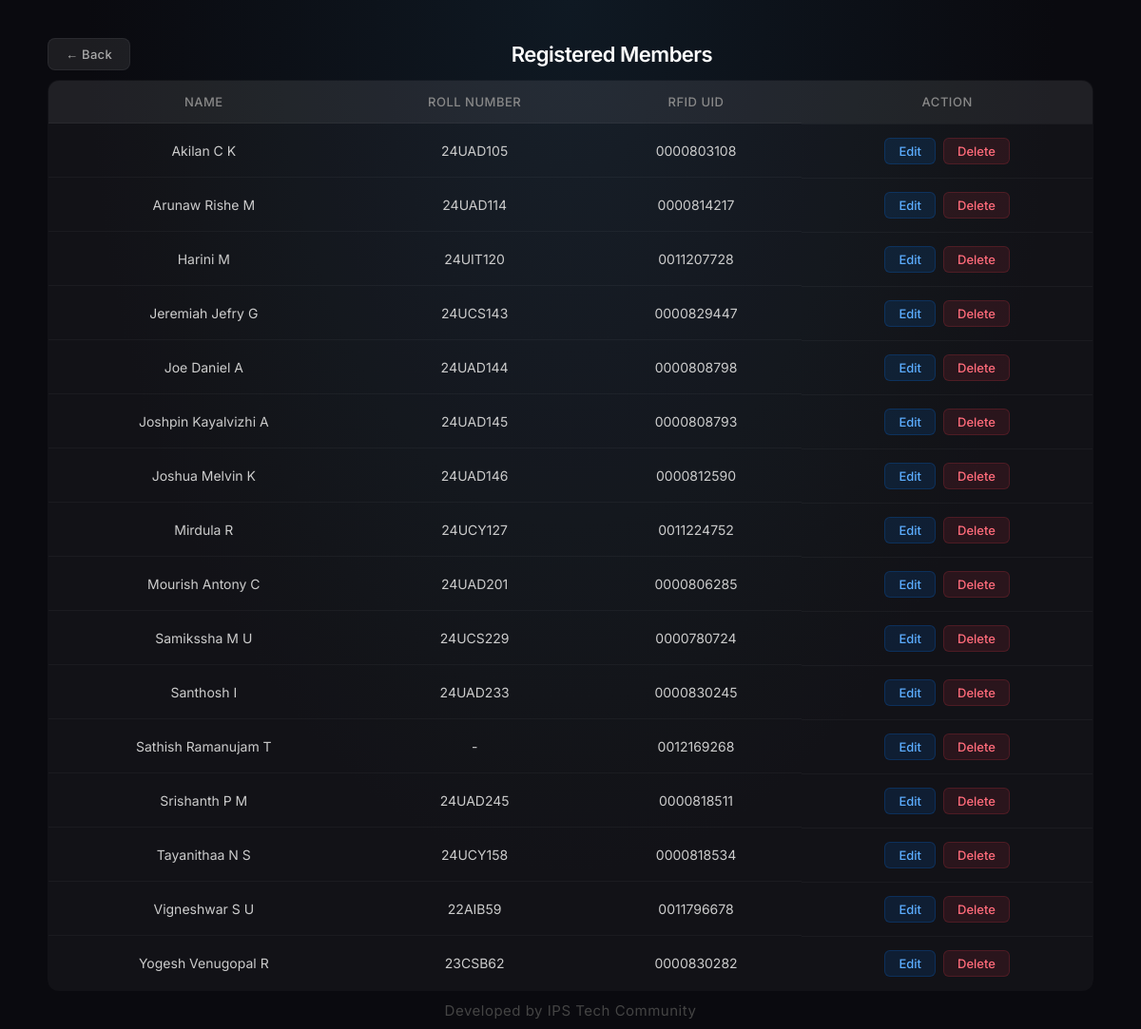
/members, run on the app's committed database.
### tables this page shows
CREATE TABLE students (
            id INTEGER PRIMARY KEY AUTOINCREMENT,
            name TEXT NOT NULL,
            roll_number TEXT,
            rfid_uid TEXT UNIQUE NOT NULL
        );

### app.py (the view)
@app.route("/members")
def members():
    conn = get_db()
    cursor = conn.cursor()
    students = cursor.execute("SELECT * FROM students ORDER BY name").fetchall()
    conn.close()
    return render_template("members.html", students=students)

### app.py (called while the page is built)
def get_db():
    conn = sqlite3.connect(DATABASE)
    conn.row_factory = sqlite3.Row
    return conn

### templates/members.html (shortened to what this page needs)
<!DOCTYPE html>
<html>
<head>
    <link rel="stylesheet" href="{{ url_for('static', filename='style.css') }}">
</head>
<body>
<div class="dashboard-container">
    <div class="dashboard-header">
        <a href="/add-member" class="back-btn">&larr; Back</a>
        <h1 style="margin: 0; font-size: 22px;">Registered Members</h1>
    </div>
    {% if students %}
    <table>
        <thead>
            <tr>
                <th>Name</th>
                <th>Roll Number</th>
                <th>RFID UID</th>
                <th>Action</th>
            </tr>
        </thead>
        <tbody>
            {% for s in students %}
            <tr>
                <td>{{ s.name }}</td>
                <td>{{ s.roll_number or '-' }}</td>
                <td>{{ s.rfid_uid }}</td>
                <td class="action-cell">
                    <a href="/edit-member/{{ s.id }}" class="edit-link">Edit</a>
                    <form method="POST" action="/delete-member/{{ s.id }}" style="display:inline" onsubmit="return confirm('Delete {{ s.name }}? This will also remove their attendance data.')">
                        <button type="submit" class="delete-link">Delete</button>
                    </form>
                </td>
            </tr>
            {% endfor %}
        </tbody>
    </table>
    {% else %}
    <p class="history-hint">No members registered yet</p>
    {% endif %}
</div>
<footer class="footer">Developed by IPS Tech Community</footer>
</body>
</html>

### static/style.css (style rules this page uses)
body { margin: 0; font-family: 'Inter', 'Segoe UI', sans-serif; background: #0a0a0f; color: white; }
.footer { position: fixed; bottom: 0; left: 0; width: 100%; text-align: center; padding: 10px 0; font-size: 15px; color: #444; background: transparent; letter-spacing: 0.5px; }
.dashboard-container { padding: 40px 50px; position: relative; min-height: 100vh; box-sizing: border-box; background: radial-gradient(ellipse at top, #0f1923 0%, #0a0a0f 60%); }
.back-btn { display: inline-block; padding: 8px 18px; background: rgba(255, 255, 255, 0.08); color: #aaa; text-decoration: none; border-radius: 8px; font-size: 13px; font-weight: 500; transition: all 0.3s; border: 1px solid rgba(255, 255, 255, 0.06); letter-spacing: 0.3px; }
.dashboard-header { display: flex; justify-content: space-between; align-items: center; margin-bottom: 10px; }
.dashboard-container h1 { margin-bottom: 25px; font-size: 28px; font-weight: 600; letter-spacing: -0.5px; }
table { width: 100%; border-collapse: collapse; background: rgba(255, 255, 255, 0.03); border: 1px solid rgba(255, 255, 255, 0.06); border-radius: 12px; overflow: hidden; }
th, td { padding: 14px 16px; text-align: center; }
th { background: rgba(255, 255, 255, 0.06); font-weight: 500; font-size: 13px; text-transform: uppercase; letter-spacing: 0.5px; color: #888; }
td { font-size: 14px; color: #ccc; border-top: 1px solid rgba(255, 255, 255, 0.04); }
.edit-link { color: #5cadff; text-decoration: none; font-size: 13px; font-weight: 500; padding: 5px 14px; background: rgba(0, 123, 255, 0.12); border: 1px solid rgba(0, 123, 255, 0.2); border-radius: 6px; transition: all 0.3s; }
.action-cell { display: flex; gap: 8px; justify-content: center; align-items: center; }
.delete-link { color: #ff6b7a; font-size: 13px; font-weight: 500; padding: 5px 14px; background: rgba(220, 53, 69, 0.12); border: 1px solid rgba(220, 53, 69, 0.2); border-radius: 6px; cursor: pointer; transition: all 0.3s; font-family: 'Inter', sans-serif; }

### data on the page
students: name "Akilan C K", roll_number "24UAD105", rfid_uid "0000803108"
students: name "Arunaw Rishe M", roll_number "24UAD114", rfid_uid "0000814217"
students: name "Harini M", roll_number "24UIT120", rfid_uid "0011207728"
students: name "Jeremiah Jefry G", roll_number "24UCS143", rfid_uid "0000829447"
students: name "Joe Daniel A", roll_number "24UAD144", rfid_uid "0000808798"
students: name "Joshpin Kayalvizhi A", roll_number "24UAD145", rfid_uid "0000808793"
students: name "Joshua Melvin K", roll_number "24UAD146", rfid_uid "0000812590"
students: name "Mirdula R", roll_number "24UCY127", rfid_uid "0011224752"
students: name "Mourish Antony C", roll_number "24UAD201", rfid_uid "0000806285"
students: name "Samikssha M U", roll_number "24UCS229", rfid_uid "0000780724"
students: name "Santhosh I", roll_number "24UAD233", rfid_uid "0000830245"
students: name "Sathish Ramanujam T", roll_number "-", rfid_uid "0012169268"
students: name "Srishanth P M", roll_number "24UAD245", rfid_uid "0000818511"
students: name "Tayanithaa N S", roll_number "24UCY158", rfid_uid "0000818534"
students: name "Vigneshwar S U", roll_number "22AIB59", rfid_uid "0011796678"
students: name "Yogesh Venugopal R", roll_number "23CSB62", rfid_uid "0000830282"
